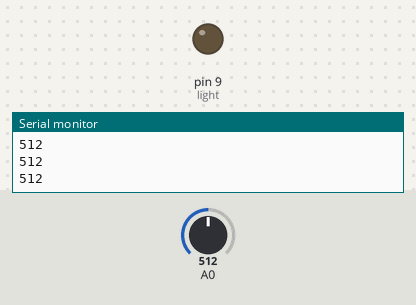
This sketch was run on a simulated Arduino Uno, built with avr-gcc and run on an emulated ATmega328P. Shown: output pins drawn as LEDs (lit = HIGH), the last lines printed to the serial monitor. The inputs (shaded band) are chosen by the test bench; at power-on: A0 = 512.

Above: at 1.2 s.
1.3 s: A0 set to 417
2.8 s: A0 set to 384
At 3.8 s:
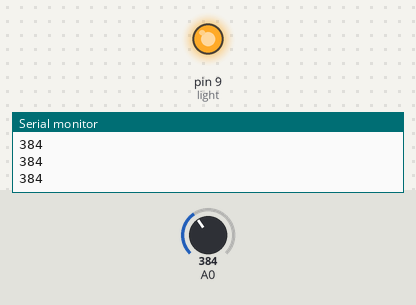
4.3 s: A0 set to 410
At 4.9 s:
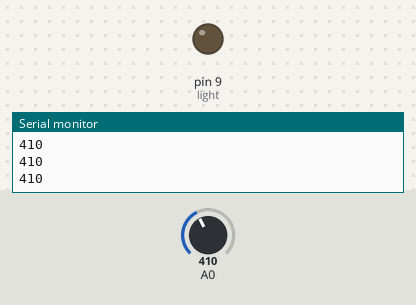
5.8 s: A0 set to 390
At 6.1 s:
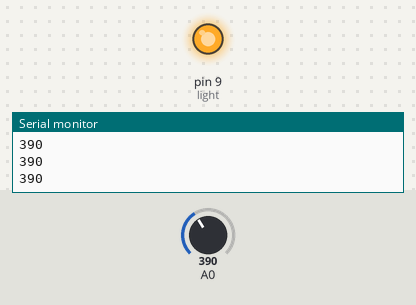
Timing chart, 0 to 8.3 s (numbered marks = the images above; inputs shaded):
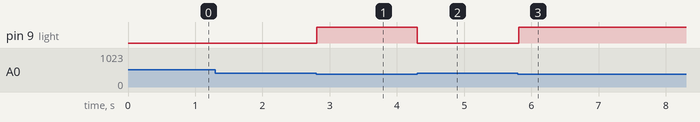

Measured:
- the behaviour switches between 400 and 399 on A0 (found by bisection; images 0 and 1)
- after the input at 2.8 s, pin 9 (light): LOW → HIGH at once
- after the input at 4.3 s, pin 9 (light): HIGH → LOW at once
- after the input at 5.8 s, pin 9 (light): LOW → HIGH at once

The sketch:

LDR_sensor.ino
```cpp
// C++ code
//LDR Sensor
int light=9;
void setup()
{
  Serial.begin(9600);
  pinMode(light,OUTPUT);
}

void loop()
{
  int node=analogRead(A0);
  Serial.println(node);
  if(node<400)
    digitalWrite(light,HIGH);
  else
    digitalWrite(light,LOW);
}
```
